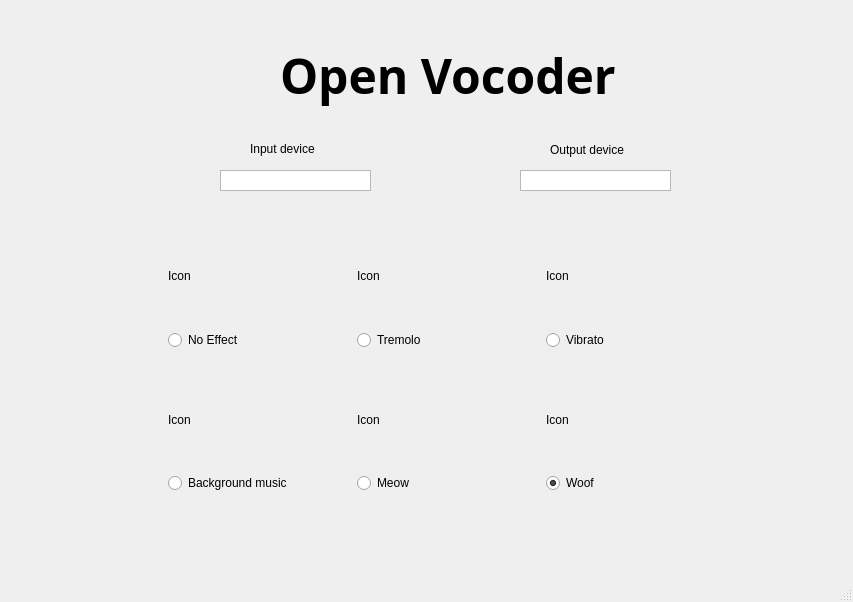
<?xml version="1.0" encoding="UTF-8"?>
<ui version="4.0">
 <class>MainWindow</class>
 <widget class="QMainWindow" name="MainWindow">
  <property name="geometry">
   <rect>
    <x>0</x>
    <y>0</y>
    <width>853</width>
    <height>602</height>
   </rect>
  </property>
  <property name="windowTitle">
   <string>MainWindow</string>
  </property>
  <widget class="QWidget" name="centralwidget">
   <widget class="QWidget" name="gridLayoutWidget">
    <property name="geometry">
     <rect>
      <x>160</x>
      <y>220</y>
      <width>561</width>
      <height>281</height>
     </rect>
    </property>
    <layout class="QGridLayout" name="gridLayout">
     <item row="0" column="0">
      <layout class="QVBoxLayout" name="verticalLayout">
       <property name="spacing">
        <number>6</number>
       </property>
       <property name="leftMargin">
        <number>8</number>
       </property>
       <property name="topMargin">
        <number>8</number>
       </property>
       <property name="rightMargin">
        <number>8</number>
       </property>
       <property name="bottomMargin">
        <number>8</number>
       </property>
       <item>
        <widget class="QLabel" name="iconLabelNoEffect">
         <property name="sizePolicy">
          <sizepolicy hsizetype="Expanding" vsizetype="Expanding">
           <horstretch>0</horstretch>
           <verstretch>0</verstretch>
          </sizepolicy>
         </property>
         <property name="text">
          <string>Icon</string>
         </property>
        </widget>
       </item>
       <item>
        <widget class="QRadioButton" name="radioButtonNoEffect">
         <property name="sizePolicy">
          <sizepolicy hsizetype="Fixed" vsizetype="Fixed">
           <horstretch>0</horstretch>
           <verstretch>0</verstretch>
          </sizepolicy>
         </property>
         <property name="text">
          <string>No Effect</string>
         </property>
         <property name="checked">
          <bool>true</bool>
         </property>
        </widget>
       </item>
      </layout>
     </item>
     <item row="0" column="1">
      <layout class="QVBoxLayout" name="verticalLayout_3">
       <property name="spacing">
        <number>6</number>
       </property>
       <property name="leftMargin">
        <number>8</number>
       </property>
       <property name="topMargin">
        <number>8</number>
       </property>
       <property name="rightMargin">
        <number>8</number>
       </property>
       <property name="bottomMargin">
        <number>8</number>
       </property>
       <item>
        <widget class="QLabel" name="iconLabelTremolo">
         <property name="sizePolicy">
          <sizepolicy hsizetype="Expanding" vsizetype="Expanding">
           <horstretch>0</horstretch>
           <verstretch>0</verstretch>
          </sizepolicy>
         </property>
         <property name="text">
          <string>Icon</string>
         </property>
        </widget>
       </item>
       <item>
        <widget class="QRadioButton" name="radioButtonTremolo">
         <property name="sizePolicy">
          <sizepolicy hsizetype="Fixed" vsizetype="Fixed">
           <horstretch>0</horstretch>
           <verstretch>0</verstretch>
          </sizepolicy>
         </property>
         <property name="text">
          <string>Tremolo</string>
         </property>
         <property name="checked">
          <bool>true</bool>
         </property>
        </widget>
       </item>
      </layout>
     </item>
     <item row="0" column="2">
      <layout class="QVBoxLayout" name="verticalLayout_4">
       <property name="spacing">
        <number>6</number>
       </property>
       <property name="leftMargin">
        <number>8</number>
       </property>
       <property name="topMargin">
        <number>8</number>
       </property>
       <property name="rightMargin">
        <number>8</number>
       </property>
       <property name="bottomMargin">
        <number>8</number>
       </property>
       <item>
        <widget class="QLabel" name="iconLabelVibrato">
         <property name="sizePolicy">
          <sizepolicy hsizetype="Expanding" vsizetype="Expanding">
           <horstretch>0</horstretch>
           <verstretch>0</verstretch>
          </sizepolicy>
         </property>
         <property name="text">
          <string>Icon</string>
         </property>
        </widget>
       </item>
       <item>
        <widget class="QRadioButton" name="radioButtonVibrato">
         <property name="sizePolicy">
          <sizepolicy hsizetype="Fixed" vsizetype="Fixed">
           <horstretch>0</horstretch>
           <verstretch>0</verstretch>
          </sizepolicy>
         </property>
         <property name="text">
          <string>Vibrato</string>
         </property>
         <property name="checked">
          <bool>true</bool>
         </property>
        </widget>
       </item>
      </layout>
     </item>
     <item row="1" column="0">
      <layout class="QVBoxLayout" name="verticalLayout_8">
       <property name="spacing">
        <number>6</number>
       </property>
       <property name="leftMargin">
        <number>8</number>
       </property>
       <property name="topMargin">
        <number>8</number>
       </property>
       <property name="rightMargin">
        <number>8</number>
       </property>
       <property name="bottomMargin">
        <number>8</number>
       </property>
       <item>
        <widget class="QLabel" name="iconLabelBgMusic">
         <property name="sizePolicy">
          <sizepolicy hsizetype="Expanding" vsizetype="Expanding">
           <horstretch>0</horstretch>
           <verstretch>0</verstretch>
          </sizepolicy>
         </property>
         <property name="text">
          <string>Icon</string>
         </property>
        </widget>
       </item>
       <item>
        <widget class="QRadioButton" name="radioButtonBgMusic">
         <property name="sizePolicy">
          <sizepolicy hsizetype="Fixed" vsizetype="Fixed">
           <horstretch>0</horstretch>
           <verstretch>0</verstretch>
          </sizepolicy>
         </property>
         <property name="text">
          <string>Background music</string>
         </property>
         <property name="checked">
          <bool>true</bool>
         </property>
        </widget>
       </item>
      </layout>
     </item>
     <item row="1" column="1">
      <layout class="QVBoxLayout" name="verticalLayout_9">
       <property name="spacing">
        <number>6</number>
       </property>
       <property name="leftMargin">
        <number>8</number>
       </property>
       <property name="topMargin">
        <number>8</number>
       </property>
       <property name="rightMargin">
        <number>8</number>
       </property>
       <property name="bottomMargin">
        <number>8</number>
       </property>
       <item>
        <widget class="QLabel" name="iconLabelMeow">
         <property name="sizePolicy">
          <sizepolicy hsizetype="Expanding" vsizetype="Expanding">
           <horstretch>0</horstretch>
           <verstretch>0</verstretch>
          </sizepolicy>
         </property>
         <property name="text">
          <string>Icon</string>
         </property>
        </widget>
       </item>
       <item>
        <widget class="QRadioButton" name="radioButtonMeow">
         <property name="sizePolicy">
          <sizepolicy hsizetype="Fixed" vsizetype="Fixed">
           <horstretch>0</horstretch>
           <verstretch>0</verstretch>
          </sizepolicy>
         </property>
         <property name="text">
          <string>Meow</string>
         </property>
         <property name="checked">
          <bool>true</bool>
         </property>
        </widget>
       </item>
      </layout>
     </item>
     <item row="1" column="2">
      <layout class="QVBoxLayout" name="verticalLayout_10">
       <property name="spacing">
        <number>6</number>
       </property>
       <property name="leftMargin">
        <number>8</number>
       </property>
       <property name="topMargin">
        <number>8</number>
       </property>
       <property name="rightMargin">
        <number>8</number>
       </property>
       <property name="bottomMargin">
        <number>8</number>
       </property>
       <item>
        <widget class="QLabel" name="iconLabelWoof">
         <property name="sizePolicy">
          <sizepolicy hsizetype="Expanding" vsizetype="Expanding">
           <horstretch>0</horstretch>
           <verstretch>0</verstretch>
          </sizepolicy>
         </property>
         <property name="text">
          <string>Icon</string>
         </property>
        </widget>
       </item>
       <item>
        <widget class="QRadioButton" name="radioButtonWoof">
         <property name="sizePolicy">
          <sizepolicy hsizetype="Fixed" vsizetype="Fixed">
           <horstretch>0</horstretch>
           <verstretch>0</verstretch>
          </sizepolicy>
         </property>
         <property name="text">
          <string>Woof</string>
         </property>
         <property name="checked">
          <bool>true</bool>
         </property>
        </widget>
       </item>
      </layout>
     </item>
    </layout>
   </widget>
   <widget class="QLabel" name="labelMainApp">
    <property name="geometry">
     <rect>
      <x>280</x>
      <y>40</y>
      <width>351</width>
      <height>71</height>
     </rect>
    </property>
    <property name="font">
     <font>
      <family>Segoe Print</family>
      <pointsize>36</pointsize>
      <bold>true</bold>
     </font>
    </property>
    <property name="text">
     <string>Open Vocoder</string>
    </property>
   </widget>
   <widget class="QListView" name="listView">
    <property name="geometry">
     <rect>
      <x>220</x>
      <y>170</y>
      <width>151</width>
      <height>21</height>
     </rect>
    </property>
   </widget>
   <widget class="QLabel" name="label">
    <property name="geometry">
     <rect>
      <x>250</x>
      <y>140</y>
      <width>81</width>
      <height>18</height>
     </rect>
    </property>
    <property name="text">
     <string>Input device</string>
    </property>
   </widget>
   <widget class="QListView" name="listView_2">
    <property name="geometry">
     <rect>
      <x>520</x>
      <y>170</y>
      <width>151</width>
      <height>21</height>
     </rect>
    </property>
   </widget>
   <widget class="QLabel" name="label_2">
    <property name="geometry">
     <rect>
      <x>550</x>
      <y>140</y>
      <width>101</width>
      <height>20</height>
     </rect>
    </property>
    <property name="text">
     <string>Output device</string>
    </property>
   </widget>
  </widget>
  <widget class="QMenuBar" name="menubar">
   <property name="geometry">
    <rect>
     <x>0</x>
     <y>0</y>
     <width>853</width>
     <height>23</height>
    </rect>
   </property>
  </widget>
  <widget class="QStatusBar" name="statusbar"/>
 </widget>
 <resources/>
 <connections/>
</ui>
